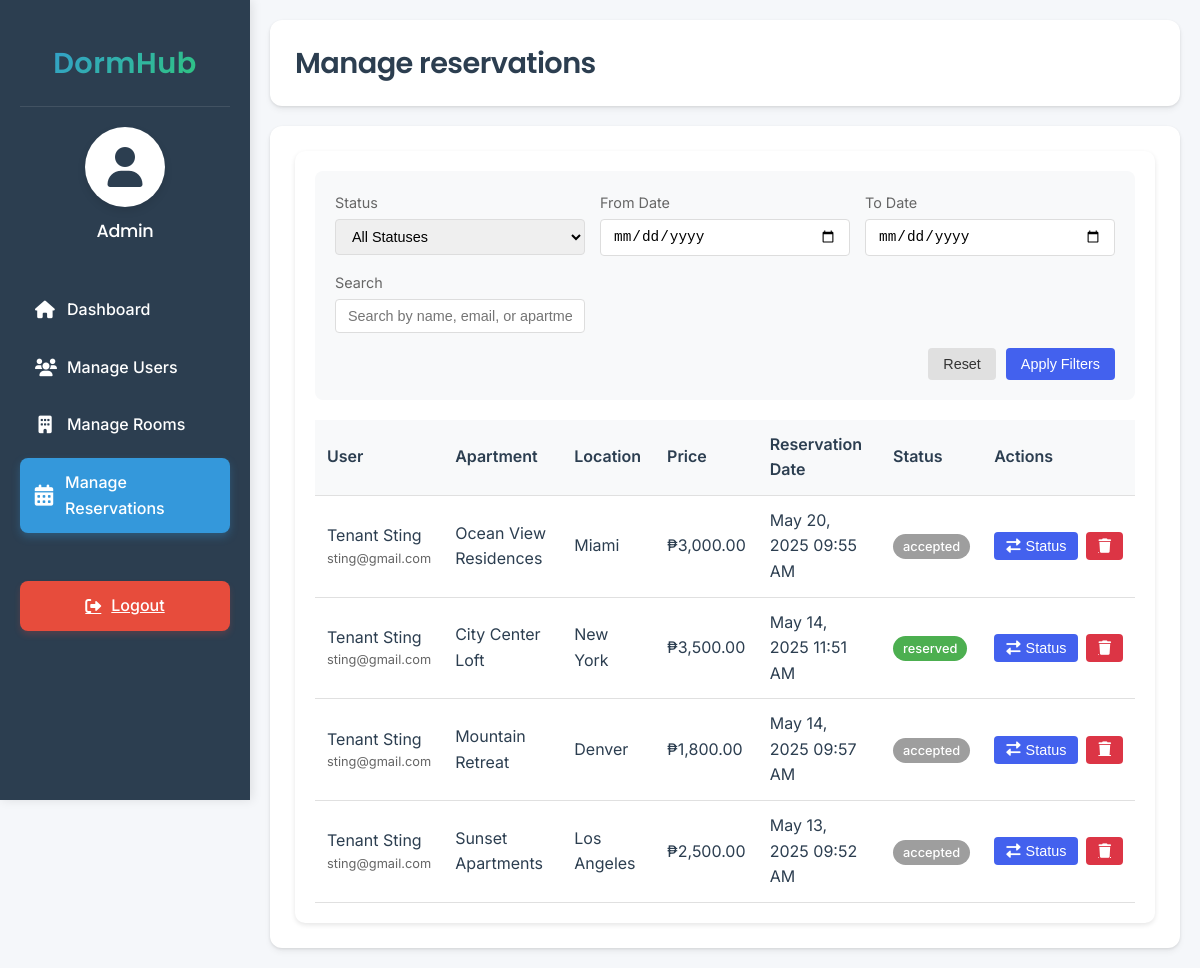
Screenshot of /ADMIN/admin_dashboard.php?page=manage_reservations (signed in) with the database file from the repository.
### tables this page shows
CREATE TABLE `reservations` (
  `id` int(11) NOT NULL,
  `user_id` int(11) NOT NULL,
  `apartment_id` int(11) NOT NULL,
  `reservation_date` timestamp NOT NULL DEFAULT current_timestamp(),
  `duration` int(11) NOT NULL DEFAULT 30 COMMENT 'Duration in months',
  `status` enum('reserved','accepted','rejected','canceled') DEFAULT 'reserved',
  `start_date` date DEFAULT NULL,
  `end_date` date DEFAULT NULL,
  `updated_at` timestamp NULL DEFAULT NULL ON UPDATE current_timestamp()
);

CREATE TABLE `users` (
  `id` int(11) NOT NULL,
  `name` varchar(50) NOT NULL,
  `lastname` varchar(50) NOT NULL,
  `email` varchar(100) NOT NULL,
  `password` varchar(255) NOT NULL,
  `role` enum('tenant','landlord') NOT NULL DEFAULT 'tenant',
  `phone` varchar(20) DEFAULT NULL,
  `created_at` timestamp NOT NULL DEFAULT current_timestamp()
);

CREATE TABLE `apartments` (
  `id` int(11) NOT NULL,
  `name` varchar(255) NOT NULL,
  `location` varchar(255) NOT NULL,
  `price` decimal(10,2) NOT NULL,
  `available` tinyint(1) DEFAULT 1,
  `owner_id` int(11) DEFAULT NULL,
  `tenant_id` int(11) DEFAULT NULL,
  `description` text DEFAULT NULL,
  `bedrooms` int(11) DEFAULT 1,
  `bathrooms` int(11) DEFAULT 1,
  `furnished` tinyint(1) DEFAULT 0,
  `pets_allowed` tinyint(1) DEFAULT 0,
  `parking` tinyint(1) DEFAULT 0,
  `internet` tinyint(1) DEFAULT 0,
  `created_at` timestamp NOT NULL DEFAULT current_timestamp(),
  `updated_at` timestamp NULL DEFAULT NULL ON UPDATE current_timestamp(),
  `image_url` varchar(255) DEFAULT NULL
);

### ADMIN/manage_reservations.php (the view, shortened to what this page needs)
<?php
require_once '../includes/db_connection.php';
$sql = "SELECT r.*,
               u.name as user_name, u.lastname as user_lastname, u.email as user_email,
               a.name as apartment_name, a.location as apartment_location, a.price
        FROM reservations r
        JOIN users u ON r.user_id = u.id
        JOIN apartments a ON r.apartment_id = a.id
        WHERE 1=1";
$params = array();
$types = "";
$sql .= " ORDER BY r.reservation_date DESC";
if (!empty($params)) {
    $stmt = $conn->prepare($sql);
    $stmt->bind_param($types, ...$params);
    $stmt->execute();
    $result = $stmt->get_result();
} else {
    $result = $conn->query($sql);
}
if ($result === false) {
    $error_message = "Error fetching reservations: " . $conn->error;
} else {
    $reservations = $result->fetch_all(MYSQLI_ASSOC);
}
function getStatusBadgeClass($status) {
    switch (strtolower($status)) {
        case 'reserved':
            return 'status-reserved';
        default:
            return 'status-default';
    }
}
?>
<!DOCTYPE html>
<html lang="en">
<head>
    <link rel="stylesheet" href="https://cdnjs.cloudflare.com/ajax/libs/font-awesome/6.0.0/css/all.min.css">
</head>
<body>
    <div class="reservations-management">
        <div class="filters-section">
            <form action="" method="GET" id="filterForm">
                <div class="filters-grid">
                    <div class="filter-group">
                        <label for="status">Status</label>
                        <select name="status" id="status" class="filter-input">
                            <option value="">All Statuses</option>
                        </select>
                    </div>
                    <div class="filter-group">
                        <label for="date_from">From Date</label>
                        <input type="date" id="date_from" name="date_from" class="filter-input"
                               value="<?php echo isset($_GET['date_from']) ? htmlspecialchars($_GET['date_from']) : ''; ?>">
                    </div>
                    <div class="filter-group">
                        <label for="date_to">To Date</label>
                        <input type="date" id="date_to" name="date_to" class="filter-input"
                               value="<?php echo isset($_GET['date_to']) ? htmlspecialchars($_GET['date_to']) : ''; ?>">
                    </div>
                    <div class="filter-group">
                        <label for="search">Search</label>
                        <input type="text" id="search" name="search" class="filter-input"
                               placeholder="Search by name, email, or apartment"
                               value="<?php echo isset($_GET['search']) ? htmlspecialchars($_GET['search']) : ''; ?>">
                    </div>
                </div>
                <div class="filter-buttons">
                    <button type="button" class="btn-filter btn-reset" onclick="resetFilters()">Reset</button>
                    <button type="submit" class="btn-filter btn-apply">Apply Filters</button>
                </div>
            </form>
        </div>
        <?php if (isset($reservations) && count($reservations) > 0): ?>
            <div class="table-responsive">
                <table class="reservations-table">
                    <thead>
                        <tr>
                            <th>User</th>
                            <th>Apartment</th>
                            <th>Location</th>
                            <th>Price</th>
                            <th>Reservation Date</th>
                            <th>Status</th>
                            <th>Actions</th>
                        </tr>
                    </thead>
                    <tbody>
                        <?php foreach ($reservations as $reservation): ?>
                            <tr>
                                <td>
                                    <div>
                                        <?php echo htmlspecialchars($reservation['user_name'] . ' ' . $reservation['user_lastname']); ?>
                                        <div style="font-size: 0.8em; color: #666;">
                                            <?php echo htmlspecialchars($reservation['user_email']); ?>
                                        </div>
                                    </div>
                                </td>
                                <td><?php echo htmlspecialchars($reservation['apartment_name']); ?></td>
                                <td><?php echo htmlspecialchars($reservation['apartment_location']); ?></td>
                                <td>₱<?php echo number_format($reservation['price'], 2); ?></td>
                                <td><?php echo date('M d, Y h:i A', strtotime($reservation['reservation_date'])); ?></td>
                                <td>
                                    <span class="status-badge <?php echo getStatusBadgeClass($reservation['status']); ?>">
                                        <?php echo htmlspecialchars($reservation['status']); ?>
                                    </span>
                                </td>
                                <td>
                                    <div class="action-buttons">
                                        <button class="btn-status" onclick="openStatusModal(<?php echo $reservation['id']; ?>)">
                                            <i class="fas fa-exchange-alt"></i> Status
                                        </button>
                                        <a href="?page=manage_reservations&delete=<?php echo $reservation['id']; ?>"
                                           class="btn-delete"
                                           onclick="return confirm('Are you sure you want to delete this reservation?');">
                                            <i class="fas fa-trash"></i>
                                        </a>
                                    </div>
                                </td>
                            </tr>
                        <?php endforeach; ?>
                    </tbody>
                </table>
            </div>
        <?php endif; ?>
    </div>
</body>
</html>

### ADMIN/admin_dashboard.php (style rules this page uses)
:root { --primary-color: #2c3e50; --primary-light: #34495e; --secondary-color: #3498db; --secondary-hover: #2980b9; --background-color: #f5f7fa; --text-color: #2c3e50; --sidebar-width: 250px; --card-shadow: 0 4px 6px rgba(0, 0, 0, 0.05), 0 1px 3px rgba(0, 0, 0, 0.1); --transition-fast: 0.2s ease; --transition-normal: 0.3s ease; --danger-color: #e74c3c; --danger-hover: #c0392b; }
* { margin: 0; padding: 0; box-sizing: border-box; }
body { font-family: 'Inter', -apple-system, BlinkMacSystemFont, 'Segoe UI', Roboto, Oxygen, Ubuntu, sans-serif; background-color: var(--background-color); color: var(--text-color); line-height: 1.6; font-weight: 400; }

### ADMIN/manage_reservations.php (style rules this page uses)
.reservations-management { background: white; border-radius: 10px; box-shadow: 0 2px 5px rgba(0,0,0,0.1); padding: 20px; }
.filters-section { background: #f8f9fa; border-radius: 8px; padding: 20px; margin-bottom: 20px; }
.filters-grid { display: grid; grid-template-columns: repeat(auto-fit, minmax(200px, 1fr)); gap: 15px; margin-bottom: 15px; }
.filter-group { display: flex; flex-direction: column; }
.filter-group label { margin-bottom: 5px; color: #666; font-size: 0.9rem; }
.filter-input { padding: 8px 12px; border: 1px solid #ddd; border-radius: 4px; font-size: 0.9rem; }
.filter-buttons { display: flex; gap: 10px; justify-content: flex-end; }
.btn-filter { padding: 8px 15px; border: none; border-radius: 4px; cursor: pointer; font-size: 0.9rem; transition: all 0.3s ease; }
.btn-apply { background: #4361ee; color: white; }
.btn-reset { background: #e0e0e0; color: #333; }
.status-badge { padding: 5px 10px; border-radius: 15px; font-size: 0.8rem; font-weight: 500; }
.status-reserved { background-color: #4CAF50; color: white; }
.status-default { background-color: #9e9e9e; color: white; }
.table-responsive { overflow-x: auto; margin-top: 20px; }
.reservations-table { width: 100%; border-collapse: collapse; }
.reservations-table th, .reservations-table td { padding: 12px; text-align: left; border-bottom: 1px solid #e0e0e0; }
.reservations-table th { background-color: #f8f9fa; font-weight: 600; }
.action-buttons { display: flex; gap: 8px; }
.btn-status, .btn-delete { padding: 6px 12px; border: none; border-radius: 4px; cursor: pointer; font-size: 0.9rem; display: inline-flex; align-items: center; gap: 5px; }
.btn-status { background-color: #4361ee; color: white; }
.btn-delete { background-color: #dc3545; color: white; }

### rows the page displays
reservations: user.lastname "Tenant Sting", user.email "sting@gmail.com", apartment.name "Ocean View Residences", apartment.location "Miami", apartment.price "3,000.00", reservation_date "May 20, 2025 09:55 AM", status "accepted"
reservations: user.lastname "Tenant Sting", user.email "sting@gmail.com", apartment.name "City Center Loft", apartment.location "New York", apartment.price "3,500.00", reservation_date "May 14, 2025 11:51 AM", status "reserved"
reservations: user.lastname "Tenant Sting", user.email "sting@gmail.com", apartment.name "Mountain Retreat", apartment.location "Denver", apartment.price "1,800.00", reservation_date "May 14, 2025 09:57 AM", status "accepted"
reservations: user.lastname "Tenant Sting", user.email "sting@gmail.com", apartment.name "Sunset Apartments", apartment.location "Los Angeles", apartment.price "2,500.00", reservation_date "May 13, 2025 09:52 AM", status "accepted"

### other values shown
$admin_name "Admin"
str_replace('_', ' ', $_GET['page']) "Manage reservations"
